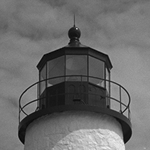
%> input picture testimage2.png, 150 x 150 px
$ octave --eval "edgexample2;"   (GNU Octave 9; MATLAB toolbox functions it lacks are replaced by stand-ins)
%> lines starting %> are read from the running program, lines starting %| are printed output that depends on the picture
%> in edgexample2, IMG is the input picture: size 150x150 uint8; min 0, max 240, mean 108.2
### edgemap.m
function [EDG] = edgemap(IM, TR, KR, NR, OP)
%> called with TR = 27, KR = 3, NR = 255, OP = false
    % =====================================================================
    % File name   : edgemap.m
    % File Type   : m-file (script file for Matlab)
    % Requirements: Matlab Image Processing Toolbox
    % Begin       : 2006-07-07
    % Last Update : 2007-05-31
    % Author      : Nicola Asuni
    % Description : This function detects image edges using an improved
    %               SUSAN technique.
    % Copyright   : 2006-2016 Nicola Asuni - Tecnick.com LTD
    % License     : GNU GENERAL PUBLIC LICENSE v.3
    %               http://www.gnu.org/copyleft/gpl.html
    % Version     : 1.1.000
    % =====================================================================

    % DESCRIPTION
    % --------------------
    % This function detects edges, which are those places in an image that
    % correspond to object boundaries. To find edges, this function looks
    % for places in the image where the intensity changes rapidly, using
    % an improved SUSAN technique.
    %
    % This algorithm is based on the technique described on:
    % S.M. Smith, J.M. Brady, "SUSAN - a new approach to low level image
    % processing", Int Journal of Computer Vision, 23(1):45-78, May 1997.
    % This technicque is subject to a patent:
    % S.M. Smith, "Method for digitally processing images to determine the
    % position of edges and/or corners therein for guidance of unmanned
    % vehicle. UK Patent 2272285. Proprietor: Secretary of State for
    % Defence, UK. 15 January 1997.

    % KEYWORDS
    % --------------------
    % SUSAN, image, edge, detection, detector, orientation, direction, matlab, octave.

    % WARNING
    % --------------------
    % This function is slow because of high computational complexity.

    % USAGE
    % --------------------
    % [EDG] = edgemap(IM)
    % [EDG] = edgemap(IM, TR)
    % [EDG] = edgemap(IM, TR, KR)
    % [EDG] = edgemap(IM, TR, KR, NR)
    % [EDG] = edgemap(IM, TR, KR, NR, OP)

    % INPUT
    % --------------------
    % IM : source image (RGB or grayscale)
    % TR : Brightness Threshold (default = 20)
    % KR : USAN Kernel Radius (nucleus excluded) (default = 3)
    % NR : EDG matrix will be normalized to this range of integers
    %      (default = 0 = not normalize)
    % OP : if true removes from USAN the pixels that are not
    %      directly connected with the nucleus (default = false).
    %      IMPORTANT: This optimization is very slow, so use it carefully
    %      only for small images and when it's really needed.

    % OUTPUT
    % --------------------
    % EDG : edge strength image

    % Examples
    % --------------------
    % Please check the edgexample.m and edgexample2.m files on how to use
    % this function.

    % NOTES
    % --------------------
    % This implementation is not intended to be used in a production
    % environment. The main purpose of this script is to clearly show how
    % this technique works. Better performaces could be obtained using a
    % compiled version or rewriting this technique using a low-level
    % programming language.

    % ---------------------------------------------------------------------

    % Some initial tests on the input arguments

    if (nargin < 1)
        disp('edgemap function by Nicola Asuni.');
        disp('This function returns an edge map.');
        disp('Usage:');
        disp('[EDG] = edgemap(IM)');
        disp('[EDG] = edgemap(IM, TR)');
        disp('[EDG] = edgemap(IM, TR, KR)');
        disp('[EDG] = edgemap(IM, TR, KR, NR)');
        disp('[EDG] = edgemap(IM, TR, KR, NR, OP)');
        disp('Where:');
        disp('IM  : source image (RGB or grayscale)');
        disp('TR  : Brightness Threshold (default = 20)');
        disp('KR  : USAN Kernel Radius (nucleus excluded) (default = 3)');
        disp('NR  : the EDG matrix will be normalized to this range of integers (default = 0 = not normalize)');
        disp('OP  : if true removes from USAN the pixels that are not directly connected with the nucleus (default = false)');
        disp('EDG : edge strength image');
        EDG = [];
        return;
    end

    % assign default values
    if (nargin > 5)
        error('Too many arguments');
    end
    if (nargin < 5)
        OP = false;
    end
    if (nargin < 4)
        NR = 255;
    end
    if (nargin < 3)
        KR = 3;
    end
    if (nargin < 2)
        TR = 27;
    end

    % ---------------------------------------------------------------------

    % convert coloured images to grayscale (if needed)
    NCOLORS = ndims(IM);
%> NCOLORS = 2
    if (NCOLORS == 3)
        % RGB image
        IMG = double(rgb2gray(IM));
    elseif (NCOLORS == 2)
        IMG = double(IM);
%> IMG: size 150x150 double
    else
        error('Unrecognized image type, please use RGB or greyscale images');
    end

    % the image leves are traslated to reduce computational errors around
    % zero
    IMG = IMG + 255;

    % get image size
    [m,n] = size(IMG);
%> m = 150; n = 150

    % kernel width
    KW = (2 * KR) + 1;

    % create a circular kernel mask (KM)
    KM = ones(KW,KW);
    for i = -KR:KR
        for j = -KR:KR
            if (round(sqrt((i.^2) + (j.^2))) > KR)
                KM(i+KR+1,j+KR+1) = 0;
            end
        end
    end

    % number of nonzero kernel elements (max kernel area)
    KAREA = nnz(KM);

    % calculates geometric threshold
    GT = 3 * KAREA / 4;

    % padding: add borders to image to simplify calculations
    IMG = [repmat(IMG(1,:),KR,1);IMG;repmat(IMG(m,:),KR,1)];
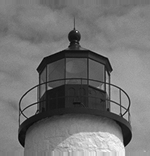
%> IMG: size 156x150 double; min 255, max 495, mean 364.1; drawn with min black and max white
    IMG = [repmat(IMG(:,1),1,KR),IMG,repmat(IMG(:,n),1,KR)];
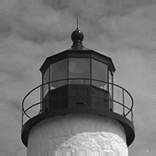
%> IMG: size 156x156 double; min 255, max 495, mean 364.8; drawn with min black and max white

    % initialize edge strength image
    EDG = zeros(m,n);

    % for each image pixel
    for i = KR+1:m+KR
        for j = KR+1:n+KR
            % USAN region:
            % calculate the number of pixels within the circular mask which
            % have a similar brightness to the nucleus
            USAN = KM .* exp(-((IMG(i-KR:i+KR, j-KR:j+KR) - IMG(i,j)) / TR).^6);

            if (OP)
                % remove pixels that are not directly connected with the
                % nucleus (this is an improvement of the original SUSAN
                % technique).
                % select nonzero pixels of USAN region
                USAN_BINARY = ceil(USAN);
                % check if we have minimum condition to have separate regions
                if (nnz(USAN_BINARY) < (KAREA - KR))
                    USAN = bwselect(USAN_BINARY,KR+1,KR+1,8) .* USAN;
                end
            end

            % USAN area
            USAN_AREA = sum(sum(USAN));

            % subtract the USAN size from the geometric threshold GT to produce
            % an edge strength image
            if (USAN_AREA < GT)
                % this pixel is an edge
                EDG(i-KR,j-KR) = GT - USAN_AREA;
            end
        end
    end
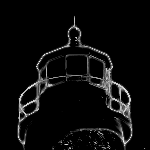
%> EDG: size 150x150 double; min 0, max 26.75, mean 1.2; drawn with min black and max white

    % normalize edge values to the specified range of integers
    % (this is not included on original SUSAN technique)
    if (NR > 0)
        NSCALE = NR / max(max(EDG));
%> NSCALE = 9.53
        EDG = round(NSCALE .* EDG);
        % convert data to best integer type
        if (NR > (2^32))
            EDG = uint64(EDG);
        elseif (NR > (2^16))
            EDG = uint32(EDG);
        elseif (NR > (2^8))
            EDG = uint16(EDG);
        else
            EDG = uint8(EDG);
%> EDG: size 150x150 uint8
%> `edgexample2;`:
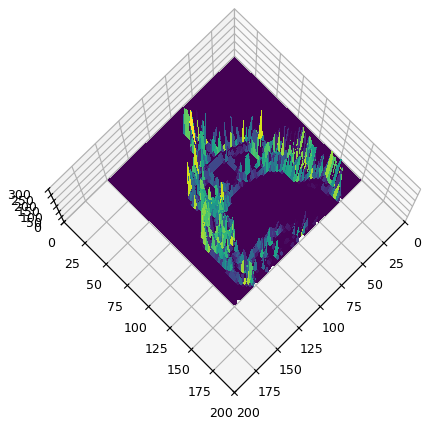
%> figure redrawn from the program's plot data
        end
    end

% === EOF =================================================================

### edgexample2.m
function [] = edgexample2()
    % =====================================================================
    % File name   : edgexample2.m
    % File Type   : m-file (script file for Matlab)
    % Requirements: Matlab Image Processing Toolbox
    % Begin       : 2006-07-07
    % Last Update : 2007-03-22
    % Author      : Nicola Asuni
    % Description : example script for edgemap.m and edgedir.m functions.
    % Copyright   : 2006-2016 Nicola Asuni - Tecnick.com LTD
    % License     : GNU GENERAL PUBLIC LICENSE v.3
    %               http://www.gnu.org/copyleft/gpl.html
    % =====================================================================

    % DESCRIPTION
    % --------------------
    % This is an example script that shows you how to use the edgemap.m and
    % edgedir.m functions.
    %
    % The edgemap.m function detects edges, which are those places in an
    % image that correspond to object boundaries. To find edges, this
    % function looks for places in the image where the intensity changes
    % rapidly, using an improved SUSAN technique.
    %
    % The edgedir.m function detects the angles of the tangents to image
    % edges (requires edgemap.m). Angles are counted counter-clockwise
    % starting from horizontal. This function uses a modified SUSAN
    % technique. To use this function you have to uncomment the last line
    % of this script.

    % USAGE
    % --------------------
    % edgexample2

    % Example
    % --------------------
    % >> edgexample2

    % ---------------------------------------------------------------------

    % Help
    disp('This is an example script that shows you how to use the edgemap.m and edgedir.m functions.');
    disp('Please check the documentation inside this file for further information.');

    % --- set parameters ---

    % Brightness Threshold
    TR = 27;

    % USAN Kernel Radius (nucleus excluded)
    KR = 3;

    % NR : EDG matrix will be normalized to this range of integers
    NR = 255;

    % OP : if true (default) removes from USAN the pixels that are not
    %      directly connected with the nucleus.
    %      IMPORTANT: This optimization is very slow, so use it carefully
    %      only for small images and when it's really needed.
    OP = false;

    % --- end set parameters ---

    % load test image
    IMG = imread('testimage2.png');

    % display image
    figure, imshow(IMG);

    % get the current CPU time
    t1 = cputime;

    % get edge map
    EDG = edgemap(IMG, TR, KR, NR, OP);

    % print the elapsed time
    fprintf('\nProcessing time: %8.3f sec\n', cputime-t1);

    % display edge map
    figure, imshow(EDG);

    % display edges in 3D space
    % (uncomment the following lines to get a 3D map)
    figure, surface(EDG,'FaceColor','texturemap','EdgeColor','none','CDataMapping','scaled');
    view(135,80); % rotate image

    % get edges directions
    % (uncomment the following line to print a direction map)
    % EDGDIR = edgedir(EDG, KR, OP)

% === EOF =================================================================
